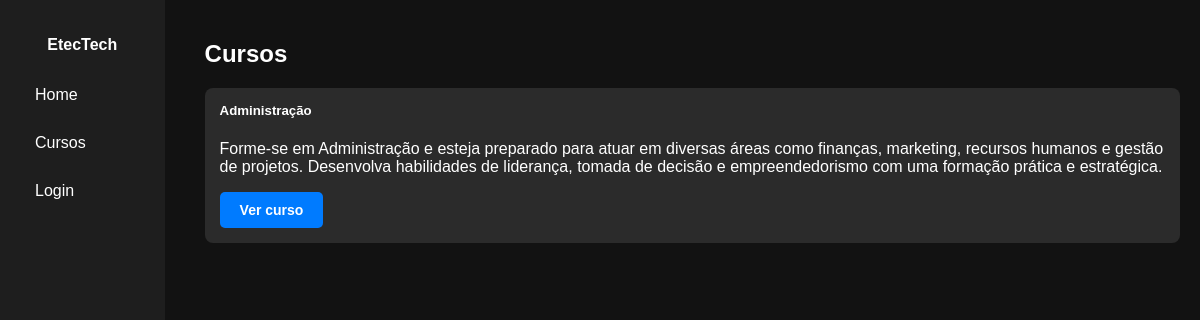
The page / on the database its author committed.
### cursos/models.py (models this page shows, shortened)
class Curso(models.Model):
    titulo = models.CharField(max_length=200)
    descricao = models.TextField()
    data_criacao = models.DateField(auto_now_add=True)
    categoria = models.ForeignKey(Categoria, on_delete=models.SET_NULL, null=True, related_name='cursos')
    instrutores = models.ManyToManyField(Instrutor, related_name='cursos')
    publico_alvo = models.TextField(blank=True)
    requisitos = models.TextField(blank=True)

### cursos/views.py (the view)
# urls.py: path('',IndexView.as_view(), name='index'),
class IndexView(ListView):
    model = Curso
    template_name = 'index.html'
    context_object_name = 'cursos'
    def get_queryset(self):
        queryset = super().get_queryset().order_by('titulo')
        titulo = self.request.GET.get('titulo')
        if titulo:
            queryset = queryset.filter(titulo__icontains=titulo)
        return queryset

### cursos/templates/index.html (shortened to what this page needs)
{% extends 'base.html' %}
{% block content %}
<h2>Cursos</h2>
<div class="card-container">
    {% for curso in cursos %}
    <div class="card">
        <h5>{{ curso.titulo }}</h5>
        <p>{{ curso.descricao }}</p>
        <a href="{% url 'curso_detail' curso.pk %}" class="btn-azul" >Ver curso</a>
    </div>
    {% endfor %}
</div>
{% endblock %}

### cursos/static/css/style.css (style rules this page uses)
body { margin: 0; padding: 0; font-family: Arial, sans-serif; background-color: #121212; color: #fff; }
.card { background-color: #2b2b2b; border-radius: 8px; padding: 15px; margin-bottom: 20px; }
.card h5 { margin-top: 0; }
.btn-azul { background-color: #007bff; color: white; padding: 10px 20px; border: none; border-radius: 5px; text-decoration: none; display: inline-block; font-size: 14px; font-weight: bold; transition: background-color 0.3s ease; }

### rows shown on the page
Curso: titulo "Administração", descricao "Forme-se em Administração e esteja preparado para atuar em diversas áreas como finanças, marketing, recursos humanos e gestão de projetos. Desenvolva habilidades de liderança, tomada de decisão e empreendedorismo com uma formação prática e estratégica."
